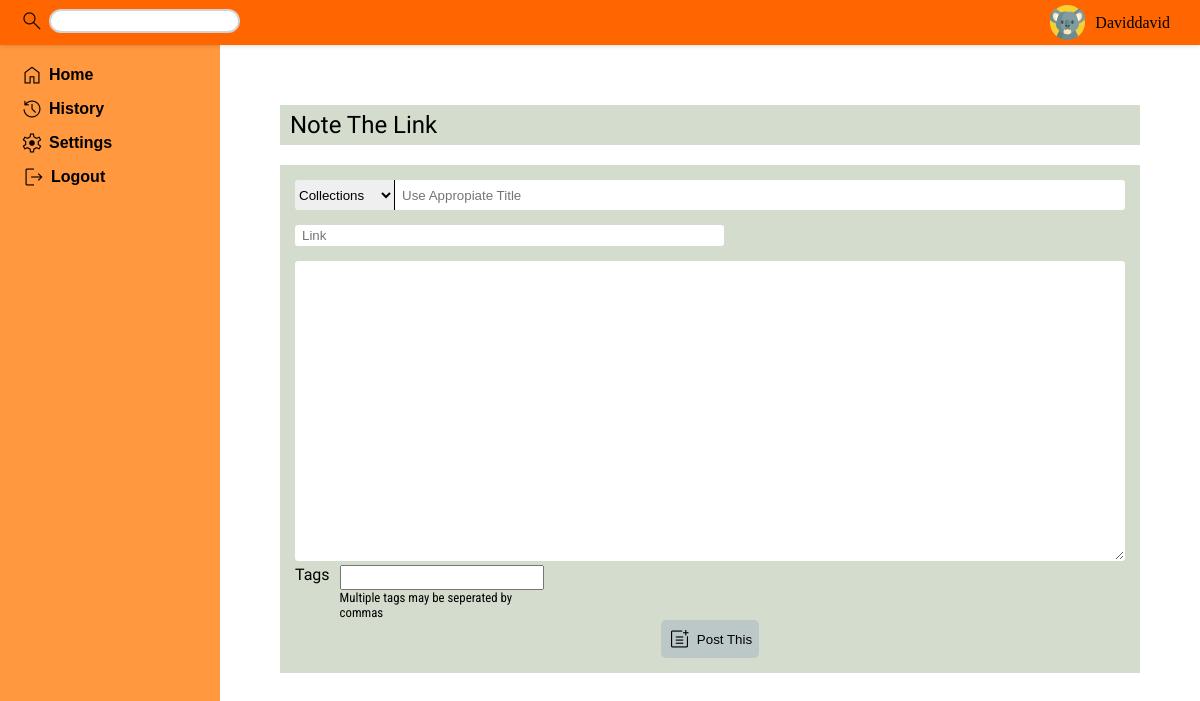
/home/upload (signed in), run on the app's committed database.
### tables this page shows
CREATE TABLE "src_avatar" (
	"avatarID"	INTEGER NOT NULL,
	"avatarPath"	TEXT NOT NULL,
	PRIMARY KEY("avatarID" AUTOINCREMENT)
);

CREATE TABLE "users" (
	"user_id"	INTEGER,
	"first_name"	TEXT NOT NULL,
	"last_name"	TEXT NOT NULL,
	"username"	NUMERIC NOT NULL UNIQUE,
	"password"	TEXT NOT NULL,
	"date_created"	TEXT NOT NULL,
	"time_created"	TEXT NOT NULL,
	"avatarID"	INTEGER DEFAULT 1,
	PRIMARY KEY("user_id" AUTOINCREMENT)
);

### app.py (the view, shortened to what this page needs)
@app.route("/home/upload", methods=["GET", "POST"])
@login_required
def upload():
    error_message_folder = None
    error_message_title = None
    error_message_link = None
    error_message_description = None
    error_message_tags = None
    folder_value = None
    title_value = None
    link_value = None
    description_value = None
    tags_value = None
    all_error = []
    username = session["user_id"]
    user_id = db.execute("SELECT user_id FROM users WHERE username = ?", username)[0]["user_id"]
    folders = db.execute("SELECT folder_name FROM folders WHERE user_id = ?", user_id)
    folders_list = []
    for folder in folders:
        folders_list.append(folder["folder_name"])
    latest_category = db.execute("SELECT folder_name FROM folders WHERE user_id = ? ORDER BY folder_id DESC LIMIT 1", user_id)
    if latest_category is not None and len(latest_category) > 0:
        latest_category = latest_category[0]['folder_name']
    count_post = db.execute("SELECT COUNT(links.title_name) AS count FROM links JOIN folders  ON links.folder_id = folders.folder_id WHERE folders.user_id = ?", user_id)[0]['count']
    count_categories = db.execute("SELECT COUNT(folder_name) AS count FROM folders WHERE user_id = ?", user_id)[0]['count']
    all_avatar_path = all_avatar_path = db.execute("SELECT avatarPath FROM src_avatar")
    current_avatar = db.execute("SELECT avatar.avatarPath FROM src_avatar AS avatar JOIN users ON users.avatarID = avatar.avatarID WHERE users.user_id = ?", user_id)[0]['avatarPath']
    other_folders = db.execute("SELECT folders.folder_name, src_img.src_id FROM folders JOIN src_img ON folders.folder_category_id = src_img.src_id WHERE folders.user_id = ? ORDER BY folders.folder_id DESC LIMIT 5", user_id)
    current_avatar_path = db.execute("SELECT src_avatar.avatarPath FROM src_avatar JOIN  users ON users.avatarID = src_avatar.avatarID WHERE users.user_id = ?", user_id)[0]['avatarPath']
    return render_template("upload.html", folders = folders_list, username = username, latest_category = latest_category, count_post = count_post, count_categories = count_categories, all_avatar_path = all_avatar_path, current_avatar = current_avatar, current_avatar_path = current_avatar_path)

### helper.py (called while the page is built)
def login_required(f):
    @wraps(f)
    def decorated_function(*args, **kwargs):
        if 'user_id' not in session:
            return redirect(url_for('loginUI'))
        return f(*args, **kwargs)
    return decorated_function

### templates/upload.html (shortened to what this page needs)
<!DOCTYPE html>
<html lang="en">
  <head>
    <link
      rel="stylesheet"
      href="{{ url_for('static', filename='style.css') }}"
    />
    <link
  rel="stylesheet"
  href="{{ url_for('static', filename='profile-box.css') }}"
/>
<link
rel="stylesheet"
href="{{ url_for('static', filename='smallscreen.css') }}"
/>
    <link rel="stylesheet" href="https://cdnjs.cloudflare.com/ajax/libs/tagify/4.4.0/tagify.css">
  </head>
  <body>
    <div class="body-container">
      <nav class="nav">
        <form class="searchInput" action="/search" method="GET">
          <label for="search"
            ><i class="material-symbols-outlined">Search</i></label
          >
          <input type="text" id="search" name= "q" autocomplete="off" />
        </form>
        <div class="nav-profile">
          <div class="nav-profile-extend">
            <div class="nav-profile-extend-box">
            <img class="prof-img" src="{{ url_for('static', filename='avatars/' ~ current_avatar_path) }}" alt="icon">
            <div>{{username}}</div>
          </div>
          </div>
        </div>
      </nav>
      <aside class="sidebar sidebar-upload">
        <button class="dashboard-box">
          <div class="icon-dashboard">
          </div>
          <div id="dashboard-text">Dashboard</div>
        </button>
        <ul>
          <a href="/home">
            <li class="icon-dash">
              <i class="material-symbols-outlined">Home</i>
              <div class="dash-text">Home</div>
            </li>
          </a>
          <a href="/history/post">
            <li class="icon-dash">
              <i class="material-symbols-outlined">history</i>
              <div class="dash-text">History</div>
            </li>
          </a>
          <a href="">
            <li class="icon-dash">
              <i class="material-symbols-outlined">settings</i>
              <div class="dash-text">Settings</div>
            </li>
          </a>
          <a href="/logout">
            <li class="icon-dash logout-icon">
              <i class="material-symbols-outlined">logout</i>
              <div class="dash-text">Logout</div>
            </li>
          </a>
        </ul>
      </aside>
      <article class="article-upload">
        <div class="post-text-box">Note The Link</div>
        <form class="post-textbox-upload" method="POST">
          <div class="title-area">
            <div class="folder-dropdown">
              <select name="folders" id="folders">
                <option disabled selected>Collections</option>
              </select>
            </div>
            <div class="title-input">
              <input
                type="text"
                name="title"
                autocomplete="off"
                autofocus
                placeholder="Use Appropiate Title"
                id="title"
                value="{{title_value}}"
              />
            </div>
          </div>
          <div class="links">
            <input
              type="text"
              name="link"
              id="link"
              placeholder="Link"
              value="{{link_value}}"
              autocomplete="off"
            />
          </div>
          <div class="description-textbox">
            <textarea name="description" id="description" cols="100" rows="10" autofocus>{{description_value}}</textarea>
        </div>
          <div class="tagArea">
            <div>Tags</div>
            <div>
              <div>
                <input
                  type="text"
                  name="tags"
                  autocomplete="off"
                  autofocus
                  autocapitalize="on"
                  value="{{tags_value}}"
                  id= "tags"
                />
              </div>
              <div id="multiple-tags">
                Multiple tags may be seperated by commas
              </div>
            </div>
          </div>
          <div class="post-link-button">
            <button>
              <i class="material-symbols-outlined">post_add</i>
              <div>Post This</div>
            </button>
          </div>
        </form>
      </article>
    </div>
  </body>
</html>

### static/style.css (style rules this page uses)
* { margin: 0; padding: 0; }
body { position: relative; height: 100vh; background-color: #000; }
:root { --sidebarwidth: 150px; --normalsidebar:60px; }
a { text-decoration: none; color: #000; }
.body-container, .body-container-allpost { height: 100vh; }
.article, .article-upload { margin-top: 100px; background-color: #fff; font-family: 'Teko', sans-serif; padding: 15px; margin-left: 220px; box-sizing: border-box; min-height: 100vh; overflow-y: auto; }
.article-upload { padding: 5%; position: relative; }
.sidebar { background-color: #ff983f; padding: 20px 20px 20px 20px; position: fixed; width: 220px; box-sizing: border-box; top: 0; bottom: 0; }
.dashboard-box, .dashboard { display: flex; justify-content: flex-start; align-items: center; gap: 10px; }
.dashboard-box { margin-bottom: 15px; background-color: #ff983f; border: none; }
.icon-dash { display: flex; align-items: center; gap: 5px; margin-bottom: 10px; box-sizing: border-box; }
.icon-dashboard { display: flex; align-items: center; gap: 5px; box-sizing: border-box; }
#dashboard-text { font-weight: 700; font-size: 1.3rem; font-family: 'PT Serif', serif; }
.dash-text { font-family: 'Noto Sans JP', sans-serif; font-weight: 700; display: flex; align-items: flex-start; }
.material-symbols-outlined { font-variation-settings: 'FILL' 0, 'wght' 300, 'GRAD' 1, 'opsz' 50 }
.icon-dashboard { animation: rotate_invert 0.5s ease-in both; }
.logout-icon { padding-left: 2px; }
.title-area { display: flex; margin-bottom: 15px; }
.folder-dropdown { width: 100px; overflow: hidden; }
.folder-dropdown select { width: 100%; white-space: nowrap; overflow: hidden; }
.title-input { flex-grow: 1; }
.post-text-box { width: 100%; height: 40px; background-color: #D4DCCD; display: flex; align-items: center; padding: 10px; box-sizing: border-box; font-size: 1.5rem; margin-bottom: 20px; }
.post-textbox-upload { width: 100%; background-color: #D4DCCD; padding: 15px; box-sizing: border-box; }
.title-area input { width: 100%; }
#folders, #title { height: 30px; box-sizing: border-box; border: thick; }
#title { padding: 3px 7px 3px 7px; border-top-right-radius: 3px; border-bottom-right-radius: 3px; }
#folders { border-top-left-radius: 3px; border-bottom-left-radius: 3px; border-right: 1px solid; }
.links input { width: 50%; padding: 3px 7px 3px 7px; border-radius: 3px; border: thick; margin-bottom: 15px; }
.description-textbox textarea { width: 100%; height: 300px; box-sizing: border-box; padding: 5px 10px 5px 10px; border-radius: 3px; border-color: #fff; }
.tagArea { display: flex; grid-template-columns: 1fr 1fr; gap: 10px; width: 30%; }
.tagArea input { width: 100%; padding: 3px; box-sizing: border-box; }
.tagArea div:first-child { text-align: center; }
#multiple-tags { font-size: .8rem; font-family: 'Roboto Condensed', sans-serif; }
.post-link-button button { display: flex; align-items: center; gap: 5px; padding: 7px; background-color: #BCC7C7; border: hidden; border-radius: 5px; }
.post-link-button { display: flex; justify-content: center; }
.prof-img { width: 35px; height: 35px; }
.article-upload { margin-top: 45px; }
.nav { display: flex; justify-content: space-between; align-items: center; padding: 0px 20px 0px 20px; box-shadow: 0px 0px 5px rgba(0, 0, 0, 0.2); position: fixed; z-index: 2; top: 0; left: 0; width: 100%; background-color: #FF6600; box-sizing: border-box; height: 45px; }
.searchInput input { height: 24px; }
#search { border-radius: 15px; border: 2px solid lightgray; background-color: #fff; padding: 3px 5px; box-sizing: border-box; }
.searchInput { flex: 1; display: flex; align-items: flex-start; gap: 5px; }

### static/profile-box.css (style rules this page uses)
body { position: relative; }
.nav-profile-extend { position: relative; }
.nav-profile-extend-box { height: 100%; padding-left: 10px; padding-right: 10px; }
.nav-profile-extend-box { display: flex; align-items: center; gap:10px; }
.prof-img { width: 35px; height: 35px; }

### data on the page
src_avatar: avatarPath (picture)
users: username "Daviddavid"
